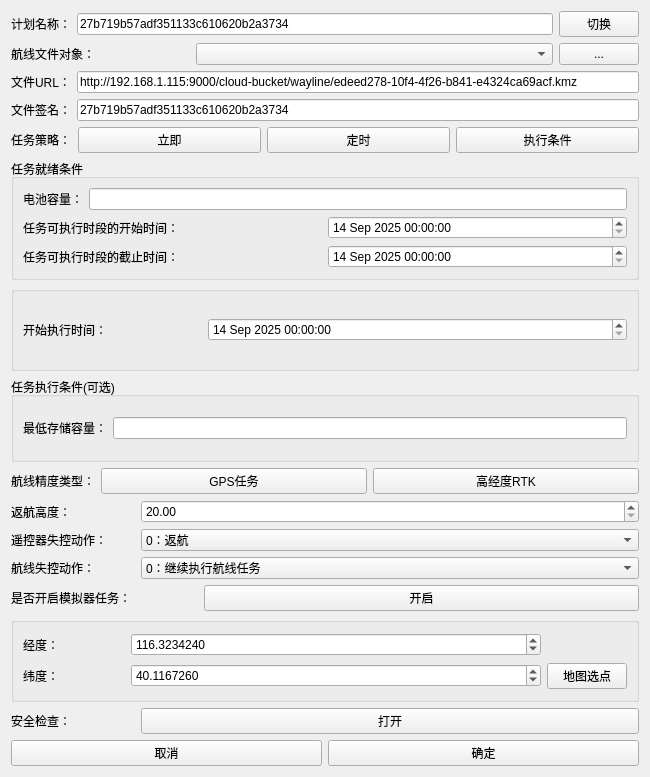
<?xml version="1.0" encoding="UTF-8"?>
<ui version="4.0">
 <class>IUAVFlyManage_DJI_SendTask_Dialog</class>
 <widget class="QWidget" name="IUAVFlyManage_DJI_SendTask_Dialog">
  <property name="geometry">
   <rect>
    <x>0</x>
    <y>0</y>
    <width>650</width>
    <height>777</height>
   </rect>
  </property>
  <property name="windowTitle">
   <string>Form</string>
  </property>
  <layout class="QGridLayout" name="gridLayout_23">
   <item row="0" column="0">
    <layout class="QGridLayout" name="gridLayout_22">
     <item row="0" column="0">
      <layout class="QGridLayout" name="gridLayout_13">
       <item row="0" column="0">
        <widget class="QLabel" name="label">
         <property name="text">
          <string>计划名称：</string>
         </property>
        </widget>
       </item>
       <item row="0" column="1">
        <widget class="QLineEdit" name="lineEdit_DJI_flighttask_task_Id">
         <property name="text">
          <string>27b719b57adf351133c610620b2a3734</string>
         </property>
        </widget>
       </item>
      </layout>
     </item>
     <item row="0" column="1">
      <widget class="QPushButton" name="pushButton_updateName">
       <property name="text">
        <string>切换</string>
       </property>
      </widget>
     </item>
    </layout>
   </item>
   <item row="1" column="0">
    <layout class="QGridLayout" name="gridLayout_3" columnstretch="3,6,1">
     <item row="0" column="0">
      <widget class="QLabel" name="label_4">
       <property name="text">
        <string>航线文件对象：</string>
       </property>
      </widget>
     </item>
     <item row="0" column="1">
      <widget class="QComboBox" name="comboBox_lineEdit_DJI_flighttask_files"/>
     </item>
     <item row="0" column="2">
      <widget class="QPushButton" name="pushButton_routeline_file_load">
       <property name="text">
        <string>...</string>
       </property>
      </widget>
     </item>
    </layout>
   </item>
   <item row="2" column="0">
    <layout class="QGridLayout" name="gridLayout_4">
     <item row="0" column="0">
      <widget class="QLabel" name="label_5">
       <property name="text">
        <string>文件URL：</string>
       </property>
      </widget>
     </item>
     <item row="0" column="1">
      <widget class="QLineEdit" name="lineEdit_DJI_flighttask_files_URL">
       <property name="text">
        <string>http://192.168.1.115:9000/cloud-bucket/wayline/edeed278-10f4-4f26-b841-e4324ca69acf.kmz</string>
       </property>
      </widget>
     </item>
    </layout>
   </item>
   <item row="3" column="0">
    <layout class="QGridLayout" name="gridLayout_5">
     <item row="0" column="0">
      <widget class="QLabel" name="label_6">
       <property name="text">
        <string>文件签名：</string>
       </property>
      </widget>
     </item>
     <item row="0" column="1">
      <widget class="QLineEdit" name="lineEdit_DJI_flighttask_files_fingerprint">
       <property name="text">
        <string>27b719b57adf351133c610620b2a3734</string>
       </property>
      </widget>
     </item>
    </layout>
   </item>
   <item row="4" column="0">
    <layout class="QGridLayout" name="gridLayout_2" columnstretch="1,3,3,3">
     <item row="0" column="0">
      <widget class="QLabel" name="label_3">
       <property name="text">
        <string>任务策略：</string>
       </property>
      </widget>
     </item>
     <item row="0" column="1">
      <widget class="QPushButton" name="pushButton_DJITask_general">
       <property name="text">
        <string>立即</string>
       </property>
      </widget>
     </item>
     <item row="0" column="2">
      <widget class="QPushButton" name="pushButton_DJITask_leapfrog">
       <property name="text">
        <string>定时</string>
       </property>
      </widget>
     </item>
     <item row="0" column="3">
      <widget class="QPushButton" name="pushButton_DJITask_RunCondition">
       <property name="text">
        <string>执行条件</string>
       </property>
      </widget>
     </item>
    </layout>
   </item>
   <item row="5" column="0">
    <widget class="QGroupBox" name="groupBox">
     <property name="title">
      <string>任务就绪条件</string>
     </property>
     <layout class="QGridLayout" name="gridLayout_15">
      <item row="0" column="0">
       <layout class="QGridLayout" name="gridLayout_7">
        <item row="0" column="0">
         <widget class="QLabel" name="label_8">
          <property name="text">
           <string>电池容量：</string>
          </property>
         </widget>
        </item>
        <item row="0" column="1">
         <widget class="QLineEdit" name="lineEdit_DJI_flighttask_batterycapacity">
          <property name="text">
           <string extracomment="0-100"/>
          </property>
         </widget>
        </item>
       </layout>
      </item>
      <item row="1" column="0">
       <layout class="QGridLayout" name="gridLayout_8">
        <item row="0" column="0">
         <widget class="QLabel" name="label_9">
          <property name="text">
           <string>任务可执行时段的开始时间：</string>
          </property>
         </widget>
        </item>
        <item row="0" column="1">
         <widget class="QDateTimeEdit" name="dateTimeEdit_DJI_flighttask_begin_time">
          <property name="toolTip">
           <string extracomment="该时间必须小于任务开始执行时间"/>
          </property>
          <property name="minimumDateTime">
           <datetime>
            <hour>0</hour>
            <minute>0</minute>
            <second>0</second>
            <year>2025</year>
            <month>9</month>
            <day>14</day>
           </datetime>
          </property>
         </widget>
        </item>
       </layout>
      </item>
      <item row="2" column="0">
       <layout class="QGridLayout" name="gridLayout_9">
        <item row="0" column="0">
         <widget class="QLabel" name="label_10">
          <property name="text">
           <string>任务可执行时段的截止时间：</string>
          </property>
         </widget>
        </item>
        <item row="0" column="1">
         <widget class="QDateTimeEdit" name="dateTimeEdit_DJI_flighttask_endtime">
          <property name="toolTip">
           <string extracomment="该时间必须大于任务开始执行时间"/>
          </property>
          <property name="minimumDateTime">
           <datetime>
            <hour>0</hour>
            <minute>0</minute>
            <second>0</second>
            <year>2025</year>
            <month>9</month>
            <day>14</day>
           </datetime>
          </property>
         </widget>
        </item>
       </layout>
      </item>
     </layout>
    </widget>
   </item>
   <item row="6" column="0">
    <widget class="QGroupBox" name="groupBox_2">
     <property name="title">
      <string/>
     </property>
     <layout class="QGridLayout" name="gridLayout_16">
      <item row="0" column="0">
       <layout class="QGridLayout" name="gridLayout" columnstretch="3,7">
        <item row="0" column="0">
         <widget class="QLabel" name="label_2">
          <property name="text">
           <string>开始执行时间：</string>
          </property>
         </widget>
        </item>
        <item row="0" column="1">
         <widget class="QDateTimeEdit" name="dateTimeEdit_lineEdit_DJI_flighttask_starttime">
          <property name="minimumDateTime">
           <datetime>
            <hour>0</hour>
            <minute>0</minute>
            <second>0</second>
            <year>2025</year>
            <month>9</month>
            <day>14</day>
           </datetime>
          </property>
         </widget>
        </item>
       </layout>
      </item>
     </layout>
    </widget>
   </item>
   <item row="7" column="0">
    <widget class="QGroupBox" name="groupBox_3">
     <property name="title">
      <string>任务执行条件(可选)</string>
     </property>
     <layout class="QGridLayout" name="gridLayout_6">
      <item row="0" column="0">
       <layout class="QGridLayout" name="gridLayout_11">
        <item row="0" column="0">
         <widget class="QLabel" name="label_12">
          <property name="text">
           <string>最低存储容量：</string>
          </property>
         </widget>
        </item>
        <item row="0" column="1">
         <widget class="QLineEdit" name="lineEdit_DJI_flighttask_storage_capacity">
          <property name="toolTip">
           <string extracomment="容量不足时执行失败"/>
          </property>
         </widget>
        </item>
       </layout>
      </item>
     </layout>
    </widget>
   </item>
   <item row="8" column="0">
    <layout class="QGridLayout" name="gridLayout_10" columnstretch="2,0,0">
     <item row="0" column="0">
      <widget class="QLabel" name="label_17">
       <property name="sizePolicy">
        <sizepolicy hsizetype="Maximum" vsizetype="Preferred">
         <horstretch>0</horstretch>
         <verstretch>0</verstretch>
        </sizepolicy>
       </property>
       <property name="text">
        <string>航线精度类型：</string>
       </property>
      </widget>
     </item>
     <item row="0" column="1">
      <widget class="QPushButton" name="pushButton__wayline_precision_GPS">
       <property name="text">
        <string>GPS任务</string>
       </property>
      </widget>
     </item>
     <item row="0" column="2">
      <widget class="QPushButton" name="pushButton__wayline_precision__RTK">
       <property name="text">
        <string>高经度RTK</string>
       </property>
      </widget>
     </item>
    </layout>
   </item>
   <item row="9" column="0">
    <layout class="QGridLayout" name="gridLayout_12" columnstretch="2,8" columnminimumwidth="0,0">
     <item row="0" column="0">
      <widget class="QLabel" name="label_14">
       <property name="text">
        <string>返航高度：</string>
       </property>
      </widget>
     </item>
     <item row="0" column="1">
      <widget class="QDoubleSpinBox" name="doubleSpinBox_DJI_flighttask_rthaltitude">
       <property name="toolTip">
        <string extracomment="m/s"/>
       </property>
       <property name="minimum">
        <double>20.000000000000000</double>
       </property>
       <property name="maximum">
        <double>1500.000000000000000</double>
       </property>
      </widget>
     </item>
    </layout>
   </item>
   <item row="10" column="0">
    <layout class="QGridLayout" name="gridLayout_17" columnstretch="2,8">
     <item row="0" column="0">
      <widget class="QLabel" name="label_15">
       <property name="text">
        <string>遥控器失控动作：</string>
       </property>
      </widget>
     </item>
     <item row="0" column="1">
      <widget class="QComboBox" name="comboBox_DJI_flighttask_outcontrol_action">
       <item>
        <property name="text">
         <string>0：返航</string>
        </property>
       </item>
       <item>
        <property name="text">
         <string>1：悬停</string>
        </property>
       </item>
       <item>
        <property name="text">
         <string>2：降落</string>
        </property>
       </item>
      </widget>
     </item>
    </layout>
   </item>
   <item row="11" column="0">
    <layout class="QGridLayout" name="gridLayout_18" columnstretch="2,8">
     <item row="0" column="0">
      <widget class="QLabel" name="label_16">
       <property name="text">
        <string>航线失控动作：</string>
       </property>
      </widget>
     </item>
     <item row="0" column="1">
      <widget class="QComboBox" name="comboBox_DJI_flighttask_exit_wayline_rclost">
       <item>
        <property name="text">
         <string>0：继续执行航线任务</string>
        </property>
       </item>
       <item>
        <property name="text">
         <string>1：退出航线任务，执行遥控器失控动作</string>
        </property>
       </item>
      </widget>
     </item>
    </layout>
   </item>
   <item row="12" column="0">
    <layout class="QGridLayout" name="gridLayout_19" columnstretch="3,7">
     <item row="0" column="0">
      <widget class="QLabel" name="label_7">
       <property name="text">
        <string>是否开启模拟器任务：</string>
       </property>
      </widget>
     </item>
     <item row="0" column="1">
      <widget class="QPushButton" name="pushButton_simulation_open">
       <property name="text">
        <string>开启</string>
       </property>
      </widget>
     </item>
    </layout>
   </item>
   <item row="13" column="0">
    <widget class="QGroupBox" name="groupBox_4">
     <property name="title">
      <string/>
     </property>
     <layout class="QGridLayout" name="gridLayout_20" columnstretch="2,8,0">
      <item row="0" column="1">
       <widget class="QDoubleSpinBox" name="doubleSpinBox_simulation_Longitude">
        <property name="decimals">
         <number>7</number>
        </property>
        <property name="minimum">
         <double>-180.000000000000000</double>
        </property>
        <property name="maximum">
         <double>180.990000000000009</double>
        </property>
        <property name="value">
         <double>116.323424000000003</double>
        </property>
       </widget>
      </item>
      <item row="1" column="0">
       <widget class="QLabel" name="label_13">
        <property name="text">
         <string>纬度：</string>
        </property>
       </widget>
      </item>
      <item row="0" column="0">
       <widget class="QLabel" name="label_11">
        <property name="text">
         <string>经度：</string>
        </property>
       </widget>
      </item>
      <item row="1" column="1">
       <widget class="QDoubleSpinBox" name="doubleSpinBox_simulation_latitude">
        <property name="decimals">
         <number>7</number>
        </property>
        <property name="minimum">
         <double>-180.000000000000000</double>
        </property>
        <property name="maximum">
         <double>180.990000000000009</double>
        </property>
        <property name="value">
         <double>40.116726000000000</double>
        </property>
       </widget>
      </item>
      <item row="1" column="2">
       <widget class="QPushButton" name="pushButton_mapSelectPoint">
        <property name="text">
         <string>地图选点</string>
        </property>
       </widget>
      </item>
     </layout>
    </widget>
   </item>
   <item row="14" column="0">
    <layout class="QGridLayout" name="gridLayout_21" columnstretch="2,8">
     <item row="0" column="0">
      <widget class="QLabel" name="label_18">
       <property name="text">
        <string>安全检查：</string>
       </property>
      </widget>
     </item>
     <item row="0" column="1">
      <widget class="QPushButton" name="pushButton_safecheck_open">
       <property name="text">
        <string>打开</string>
       </property>
      </widget>
     </item>
    </layout>
   </item>
   <item row="15" column="0">
    <layout class="QGridLayout" name="gridLayout_14">
     <item row="0" column="1">
      <widget class="QPushButton" name="pushButton_DJI_flighttask_confirm">
       <property name="text">
        <string>确定</string>
       </property>
      </widget>
     </item>
     <item row="0" column="0">
      <widget class="QPushButton" name="pushButton_DJI_flighttask_cancel">
       <property name="text">
        <string>取消</string>
       </property>
      </widget>
     </item>
    </layout>
   </item>
  </layout>
 </widget>
 <resources/>
 <connections/>
</ui>
